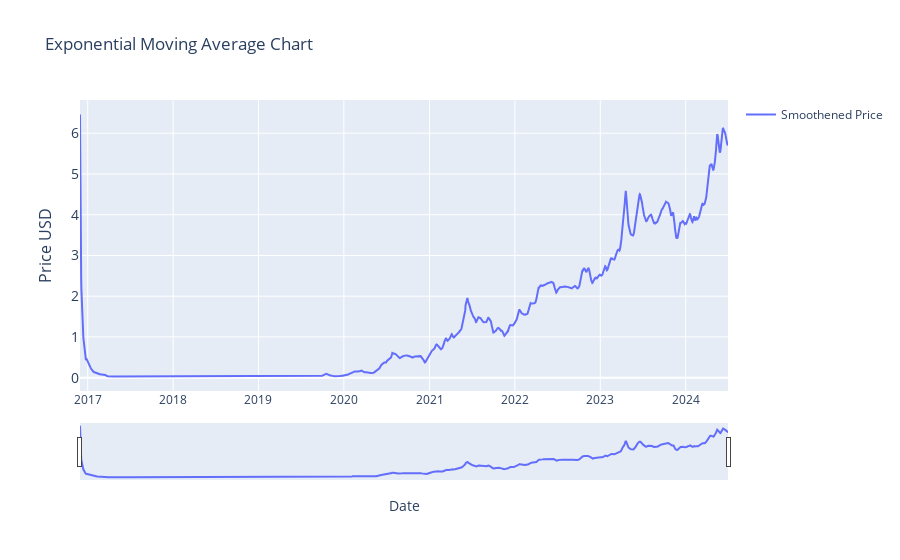

Write notebook code for a chart like this one.
### Markdown cell above
### Exponential Moving Average - done

### Code cell
# Exponential Moving Average (EMA)  
 # | Part of Moving Averages (2) block

import plotly.graph_objects as go
import pandas as pd
from ipywidgets import interact, DatePicker
import numpy as np


df = current_item.copy()

# NOTE: Span = Used to calculate the decay factor. Higher span -> greater exponential smoothing
span = 10
df = calculate_ema(df, span)

start_date_picker = DatePicker(description='Start Date', value=START_DATE)
end_date_picker = DatePicker(description='End Date', value=END_DATE)


interact(lambda start_date, end_date:
            plot_exponential_moving_average(df, start_date, end_date),
            start_date=start_date_picker, end_date=end_date_picker)

### Figure 1 — Plotly figure (JSON) as saved in the notebook; plotly's stock layout.template omitted (floating-point values rounded to 4 significant figures; data arrays with more than 128 entries replaced by an {"elided": "..."} marker saying what was removed)
{"data": [{"mode": "lines", "name": "Smoothened Price", "type": "scatter", "x": {"elided": "2771 str values"}, "y": {"elided": "2771 float values"}}], "layout": {"showlegend": true, "title": {"text": "Exponential Moving Average Chart"}, "xaxis": {"rangeslider": {"visible": true}, "title": {"text": "Date"}, "type": "date"}, "yaxis": {"tickfont": {"size": 14}, "title": {"font": {"size": 16}, "text": "Price USD"}}}}
